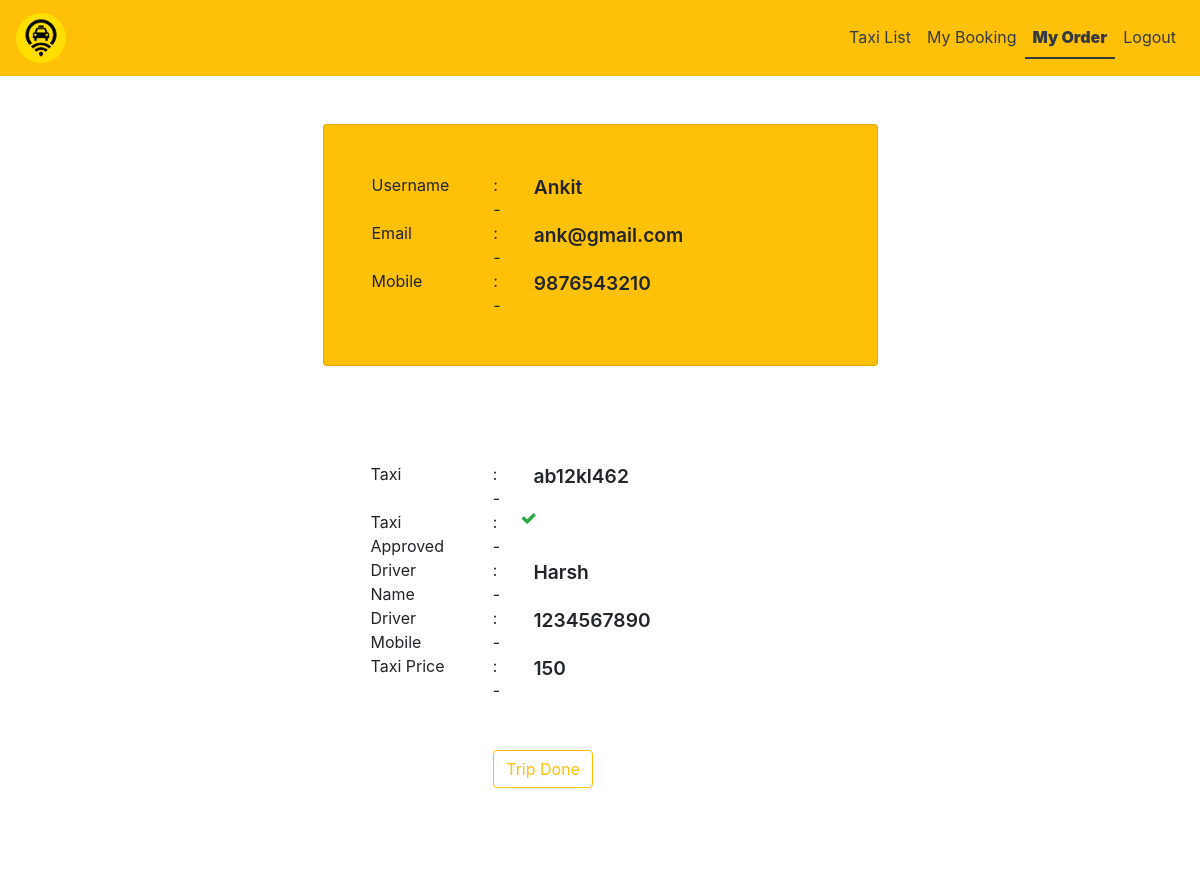
Page /myorder/ (signed in) on the committed database.
### app1/models.py (models this page shows, shortened)
class Registeration(models.Model):
    name=models.CharField(max_length=30,null=True)
    mobile=models.CharField(max_length=30,null=True)
    email=models.EmailField()
    password=models.CharField(max_length=30,null=True)
    city=models.CharField(max_length=40,null=True)
    country=models.CharField(max_length=40,null=True)
    pincode=models.CharField(max_length=30,null=True)

class TaxiBooking(models.Model):
    user=models.ForeignKey(Registeration,null=True,on_delete=models.CASCADE)
    taxi=models.ForeignKey(TaxiDetails,null=True,on_delete=models.CASCADE)
    booked_time=models.DateField(null=True,auto_now_add=True)
    is_booked=models.BooleanField(default=False)
    is_finished=models.BooleanField(default=False)

class TaxiDetails(models.Model):
    taxi_no=models.CharField(max_length=15,null=True)
    driver=models.ForeignKey(DriverRegisteration,on_delete=models.CASCADE)
    source=models.CharField(max_length=40,null=True)
    destination=models.CharField(max_length=40,null=True)
    price=models.IntegerField(null=True)
    is_booked=models.BooleanField(default=False)
    is_accepted=models.BooleanField(default=False)
    def __str__(self) -> str:
        return self.taxi_no

class DriverRegisteration(models.Model):
    name=models.CharField(max_length=30,null=True)
    mobile=models.CharField(max_length=30,null=True)
    email=models.EmailField()
    password=models.CharField(max_length=30,null=True)
    badge_number=models.CharField(max_length=20,unique=True,null=True)

### app1/views.py (the view, shortened to what this page needs)
# urls.py: path('myorder/',myorder,name='myorder'),
def myorder(request):
    if 'email1' in request.session.keys():
        try:
            user=Registeration.objects.get(email=request.session['email1'])
            taxi=TaxiBooking.objects.get(user=user,is_finished=False)
            taxi_details=TaxiDetails.objects.get(taxi_no=taxi.taxi)
            return render(request,'myorder.html',{'model':taxi,'user':user})
        except:
            return render(request,'myorder.html',{'model':'No data','user':user})
    else:
        return redirect('signinin')

### app1/templates/myorder.html (shortened to what this page needs)
{% load static %}
<!DOCTYPE html>
<html lang="en">
  <head>
    <link
      rel="stylesheet"
      href="https://cdn.jsdelivr.net/npm/bootstrap@4.6.2/dist/css/bootstrap.min.css" />
    <link
      rel="stylesheet"
      href="https://cdnjs.cloudflare.com/ajax/libs/font-awesome/4.7.0/css/font-awesome.min.css" />
  </head>
  <body>
    <nav class="navbar navbar-expand-md bg-warning navbar-light">
      <a class="navbar-brand text-dark" href="/search/"
        ><img
          src="{% static  'img/logo.png'%}"
          style="border-radius: 50%; height: 50px; width: 50px"
      /></a>
      <div class="collapse navbar-collapse" id="collapsibleNavbar">
        <ul class="navbar-nav ml-auto">
          <li class="nav-item">
            <a class="nav-link text-dark" href="/search/">Taxi List</a>
          </li>
          <li class="nav-item">
            <a class="nav-link text-dark" href="/getbookingdetails/">My Booking</a>
          </li>
          <li class="nav-item">
            <a class="nav-link text-dark" id="active" href="/myorder/"
              >My Order</a
            >
          </li>
          {% if 'email1' in request.session %}
          <li class="nav-item">
            <a class="nav-link text-dark" href="/logout/">Logout</a>
          </li>
          {% elif 'email' in request.session %}
          <li class="nav-item">
            <a class="nav-link text-dark" href="/driverlogout/">Logout</a>
          </li>
          {% else %}
          <li class="nav-item">
            <a class="nav-link text-dark" href="/logout/">Login</a>
          </li>
          {% endif %}
        </ul>
      </div>
    </nav>
    <div class="container mt-5">
      <div class="card col-md-6 m-auto p-5 bg-warning">
        {% if 'email' in request.session %}
        <div class="row">
          <div class="col-md-3">Username</div>
          <div class="col-md-1">:-</div>
          <div class="col-md-8 display">{{ user.name }}</div>
        </div>
        <div class="row">
          <div class="col-md-3">Email</div>
          <div class="col-md-1">:-</div>
          <div class="col-md-8 display">{{request.session.email }}</div>
        </div>
        <div class="row">
          <div class="col-md-3">Mobile</div>
          <div class="col-md-1">:-</div>
          <div class="col-md-8 display">{{ user.mobile }}</div>
        </div>
        {% else %}
        <div></div>
        {% endif %}
      </div>
      <div class="mt-5">
        <div class="card col-md-6 m-auto p-5 border-0">
          {% if 'No data' != model %}
          <div class="row">
            <div class="col-md-3">Taxi</div>
            <div class="col-md-1">:-</div>
            <div class="col-md-8 display">{{ model.taxi.taxi_no }}</div>
          </div>
          <div class="row">
            <div class="col-md-3">Taxi Approved</div>
            <div class="col-md-1">:-</div>
            {% if model.taxi.is_accepted %}
            <i class="fa fa-check fa-fw text-success"></i>
            {% else %}
            <i class="fa fa-close fa-fw text-danger"></i>
            {% endif %}
          </div>
          <div class="row">
            <div class="col-md-3">Driver Name</div>
            <div class="col-md-1">:-</div>
            <div class="col-md-8 display">{{ model.taxi.driver.name }}</div>
          </div>
          <div class="row">
            <div class="col-md-3">Driver Mobile</div>
            <div class="col-md-1">:-</div>
            <div class="col-md-8 display">{{ model.taxi.driver.mobile }}</div>
          </div>
          <div class="row">
            <div class="col-md-3">Taxi Price</div>
            <div class="col-md-1">:-</div>
            <div class="col-md-8 display">{{ model.taxi.price }} </div>
          </div>
          {% if model.taxi.is_accepted  %}
          <div class="card col-md-6 pt-5 pb-5 m-auto border-0 p-2">
            <form method="post">
              <button type="submit" class="btn btn-outline-warning">
                Trip Done
              </button>
            </form>
          </div>
          {% else %}
          <div class="text-warning">Not Accepted</div>
          {% endif %}
          {% else %}
          <div class="text-warning"><h2>No Request</h2></div>
          {% endif %}
        </div>
      </div>
    </div>
  </body>
</html>

### app1/templates/myorder.html (style rules this page uses)
#active { font-weight: 900; border-bottom: 2px solid; }
.display { font-size: larger; font-weight: 600; }

### rows in the picture
Registeration: name "Ankit", session.email "ank@gmail.com", mobile "9876543210"
TaxiBooking: taxi.taxi_no "ab12kl462", taxi.driver.name "Harsh", taxi.driver.mobile "1234567890", taxi.price "150"
